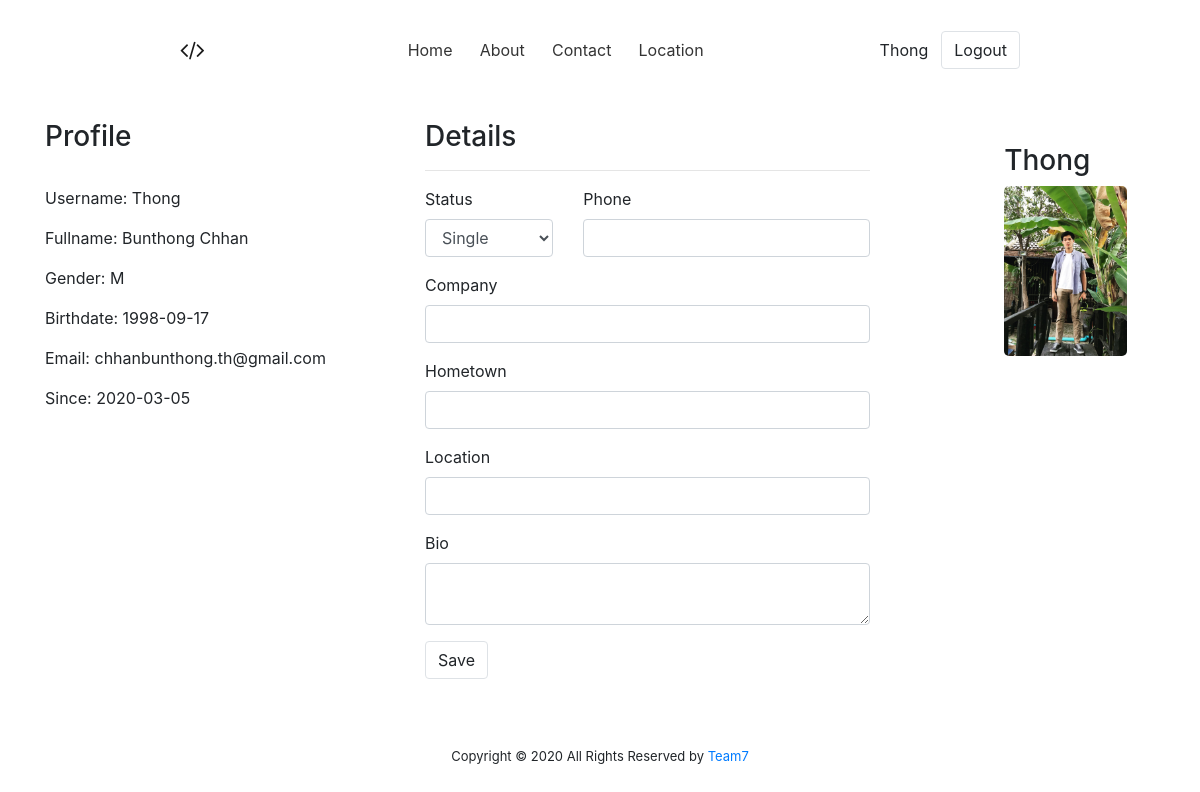
Page /profile/details/1c10af5a-852f-4186-9a5e-ab5d05d321ba (signed in) on the committed database.
### app/__init__.py (models this page shows)
class tblUser(db.Model, UserMixin):
    id = db.Column(db.String(36), primary_key=True)
    firstname = db.Column(db.String(20), nullable=False)
    lastname = db.Column(db.String(20), nullable=False)
    username = db.Column(db.String(20), nullable=False)
    gender = db.Column(db.String(1), nullable=False)
    birthdate = db.Column(db.Date, nullable=True)
    email = db.Column(db.String(100), nullable=False)
    password = db.Column(db.String(60), nullable=False)
    isConfirm = db.Column(db.Boolean, default=False)
    createdOn = db.Column(db.DateTime, default=datetime.utcnow)
    posts = db.relationship('tblPost', backref='author', lazy=True)
    profile = db.relationship('tblProfile', backref='profile', lazy=True)
    likedPost = db.relationship('tblPost', secondary=postLiked, backref='likedBy', lazy=True)
    viewedPost = db.relationship('tblPost', secondary=postViewed, backref='viewedBy', lazy=True)

class tblProfile(db.Model):
    id = db.Column(db.String(36), primary_key=True)
    photo = db.Column(db.String(255), nullable=True, default='default.png')
    status = db.Column(db.String(20), nullable=True, default='Single')
    phone = db.Column(db.String(13), nullable=True, default='')
    company = db.Column(db.String(20), nullable=True, default='')
    hometown = db.Column(db.String(255), nullable=True, default='')
    location = db.Column(db.String(255), nullable=True, default='')
    bio = db.Column(db.Text(), nullable=True, default='')
    user = db.Column(db.String(36), db.ForeignKey('tbl_user.id'), nullable=False)

### app/route.py (the view, shortened to what this page needs)
@app.route('/profile/details/<id>', methods=['POST', 'GET'])
def profile_details(id):
    form = ProfileDetailsForm()
    user = tblUser.query.get(id)
    profile = None
    if user.profile:
        profile = user.profile
    return render_template('views/edit_profile.html', form= form, profile= profile)

### app/__init__.py
class ProfileDetailsForm(FlaskForm):
    status = SelectField('Status', choices=[('Single', 'Single'), ('In Relationship', 'In Relationship'), ('Married', 'Married')])
    phone = StringField('Phone', validators=[Optional(), Length(min=6, max=13)])
    company = StringField('Company', validators=[Optional(), Length(min=2 ,max=20)])
    hometown = StringField('Hometown', validators=[Optional(), Length(min=2 ,max=255)])
    location = StringField('Location', validators=[Optional(), Length(max=255)])
    bio = TextAreaField('Bio', validators=[Optional()])
    submit = SubmitField('Save')

### app/route.py (called while the page is built)
@login_manager.user_loader
def load_user(id):
    return tblUser.query.get(id)

### app/templates/views/edit_profile.html (shortened to what this page needs)
{% extends 'layout/layout.html' %}
{% block content %}
<div class="container" style="margin-top: 120px;">
    <div class="row">
        <div class="col-md-4">
            <h3>Profile</h3>
            <br>
            <p>Username: {{current_user.username}}</p>
            <p>Fullname: {{current_user.firstname}} {{current_user.lastname}}</p>
            <p>Gender: {{current_user.gender}}</p>
            <p>Birthdate: {{current_user.birthdate}}</p>
            <p>Email: {{current_user.email}}</p>
            <p>Since: {{current_user.createdOn.strftime('%Y-%m-%d')}}</p>
        </div>
        <div class="col-md-5">
            <h3>Details</h3>
            <hr>
            <form action="/profile/details/{{ current_user.id }}" method="post">
                <div class="row">
                    <div class="col-md-4">
                        <div class="form-group">
                            {{ form.status.label }}
                            {{ form.status(class='form-control') }}
                        </div>
                    </div>
                    <div class="col-md-8">
                        <div class="form-group">
                            {{ form.phone.label }}
                            {% if form.phone.errors %}
                            {{ form.phone(class='form-control is-invalid', value=profile[0].phone) }}
                            <div class="invalid-feedback">
                                {% for error in form.phone.errors %}
                                <span>{{ error }}</span>
                                {% endfor %}
                            </div>
                            {% else %}
                            {{ form.phone(class='form-control', value=profile[0].phone) }}
                            {% endif %}
                        </div>
                    </div>
                </div>
                <div class="form-group">
                    {{ form.company.label }}
                    {% if form.company.errors %}
                    {{ form.company(class='form-control is-invalid', value=profile[0].company) }}
                    <div class="invalid-feedback">
                        {% for error in form.company.errors %}
                        <span>{{ error }}</span>
                        {% endfor %}
                    </div>
                    {% else %}
                    {{ form.company(class='form-control', value=profile[0].company) }}
                    {% endif %}
                </div>
                <div class="form-group">
                    {{ form.hometown.label }}
                    {% if form.hometown.errors %}
                    {{ form.hometown(class='form-control is-invalid', value=profile[0].hometown) }}
                    <div class="invalid-feedback">
                        {% for error in form.hometown.errors %}
                        <span>{{ error }}</span>
                        {% endfor %}
                    </div>
                    {% else %}
                    {{ form.hometown(class='form-control', value=profile[0].hometown) }}
                    {% endif %}
                </div>
                <div class="form-group">
                    {{ form.location.label }}
                    {% if form.location.errors %}
                    {{ form.location(class='form-control is-invalid', value=profile[0].location) }}
                    <div class="invalid-feedback">
                        {% for error in form.location.errors %}
                        <span>{{ error }}</span>
                        {% endfor %}
                    </div>
                    {% else %}
                    {{ form.location(class='form-control', value=profile[0].location) }}
                    {% endif %}
                </div>
                <div class="form-group">
                    {{ form.bio.label }}
                    {{ form.bio(class='form-control') }}
                </div>
                {{ form.submit(class='btn border') }}
            </form>
        </div>
        <div class="col-md-3"
            style="display: flex; flex-direction: column; justify-content: start; align-items: center;">
            <br>
            <div class="row">
                <div class="col-md-4"></div>
                <div class="col-md-8">
                    <h3>{{ current_user.username }}</h3>
                    <div class="profile-img">
                        {% if current_user.profile %}
                        <img src="/static/uploads/{{current_user.profile[0].photo}}"
                            alt="{{current_user.profile[0].photo}}" id="profile-img">
                        <label for="photo" class="upload-label">
                            <span>
                            </span>
                        </label>
                        {% endif %}
                    </div>
                </div>
            </div>
        </div>
    </div>
</div>
{% endblock %}

### app/templates/layout/layout.html (shortened to what this page needs)
<!DOCTYPE html>
<html lang="en">
<head>
    <link rel="stylesheet" href="https://maxcdn.bootstrapcdn.com/bootstrap/4.4.1/css/bootstrap.min.css">
    <link href="https://stackpath.bootstrapcdn.com/font-awesome/4.7.0/css/font-awesome.min.css" rel="stylesheet">
    <link rel="stylesheet" href="{{ url_for('static', filename= 'css/lightbox.min.css') }}">
    <link rel="stylesheet" href="{{ url_for('static', filename= 'css/style.css') }}">
</head>
<body>
    <header>
        <main>
            <nav>
                {% if current_user.is_authenticated %}
                <a class="logo" href="/">
                    <i class="fa fa-code" aria-hidden="true"></i>
                </a>
                <ul class="nav-menu">
                    <li class="nav-item">
                        <a href="/">Home</a>
                    </li>
                    <li class="nav-item">
                        <a href="/about">About</a>
                    </li>
                    <li class="nav-item">
                        <a href="/contact">Contact</a>
                    </li>
                    <li class="nav-item">
                        <a href="/location">Location</a>
                    </li>
                </ul>
                <div class="nav-profile">
                    <a class="btn" href="/profile/{{ current_user.id }}">{{ current_user.username }}</a>
                    <form action="/logout" method="post">
                        <input class="btn border" type="submit" value="Logout">
                    </form>
                </div>
                {% endif %}
            </nav>
            {% block content %}{% endblock %}
        </main>
    </header>
    <footer>
        <p class="copyright-text">
            Copyright &copy; 2020 All Rights Reserved by
            <a href="#">Team7</a>
        </p>
    </footer>
</body>
</html>

### app/static/css/style.css (style rules this page uses)
* { margin: 0; }
html, body { height: 100%; }
header { min-height: 100%; padding-bottom: 100px; }
main { overflow: hidden; }
footer { height: 70px; margin-top: -70px; display: flex; justify-content: center; align-items: center; }
.copyright-text { font-size: 13px; }
nav { width: 100%; top: 0; display: flex; justify-content: space-between; align-items: center; height: 100px; padding: 0 180px; z-index: 100; position: fixed; }
.nav-profile { display: flex; justify-content: space-between; align-items: center; }
.logo { font-size: 23px; color: rgba(0, 0, 0, 0.9); }
.nav-menu { display: flex; list-style-type: none; justify-content: space-between; align-items: center; margin: 0; width: 40%; }
.nav-item a { text-decoration: none; color: rgba(0, 0, 0, 0.8); }
.profile-img { position: relative; }
.profile-img img { width: 100%; height: 170px; object-fit: cover; object-position: top; border-radius: 5px; }
.upload-label { width: 100%; height: 90%; position: absolute; bottom: 0; left: 0; cursor: pointer; object-fit: cover; }
.upload-label span { display: inline-block; width: 30px; height: 30px; position: absolute; bottom: 0; left: 8px; border-radius: 5px; }
.form-control { box-shadow: none !important; }

### rows in the picture
tblUser: username "Thong", firstname "Bunthong", lastname "Chhan", gender "M", birthdate "1998-09-17", email "chhanbunthong.th@gmail.com", createdOn "2020-03-05"
tblProfile: status "Single", photo (picture)
